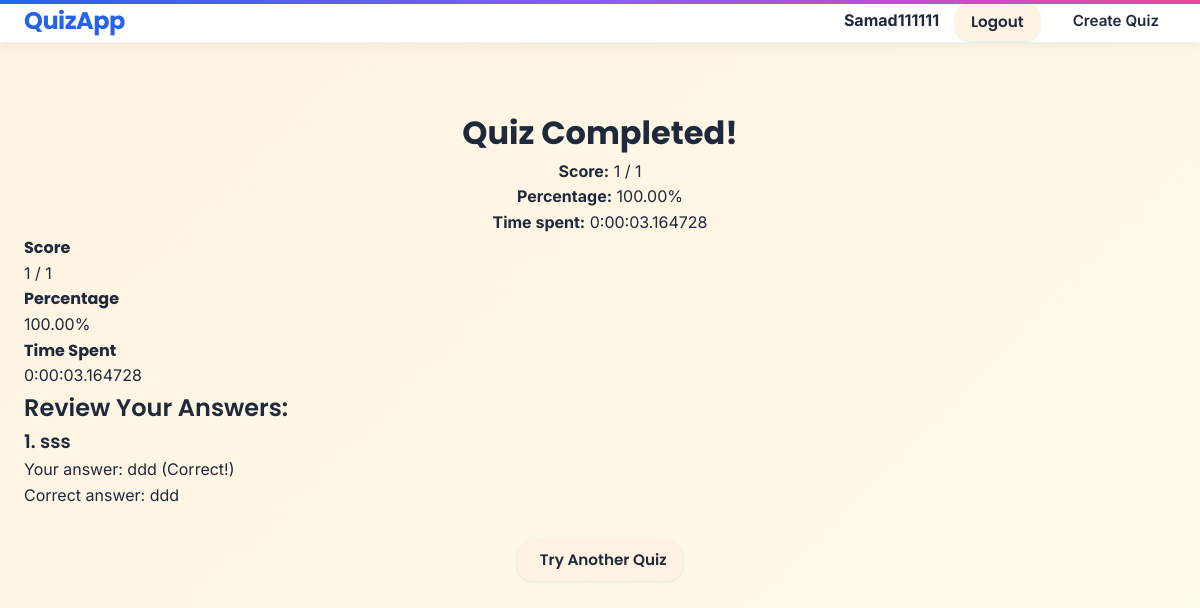
/results/3/ (signed in), run on an earlier commit of the app's database.
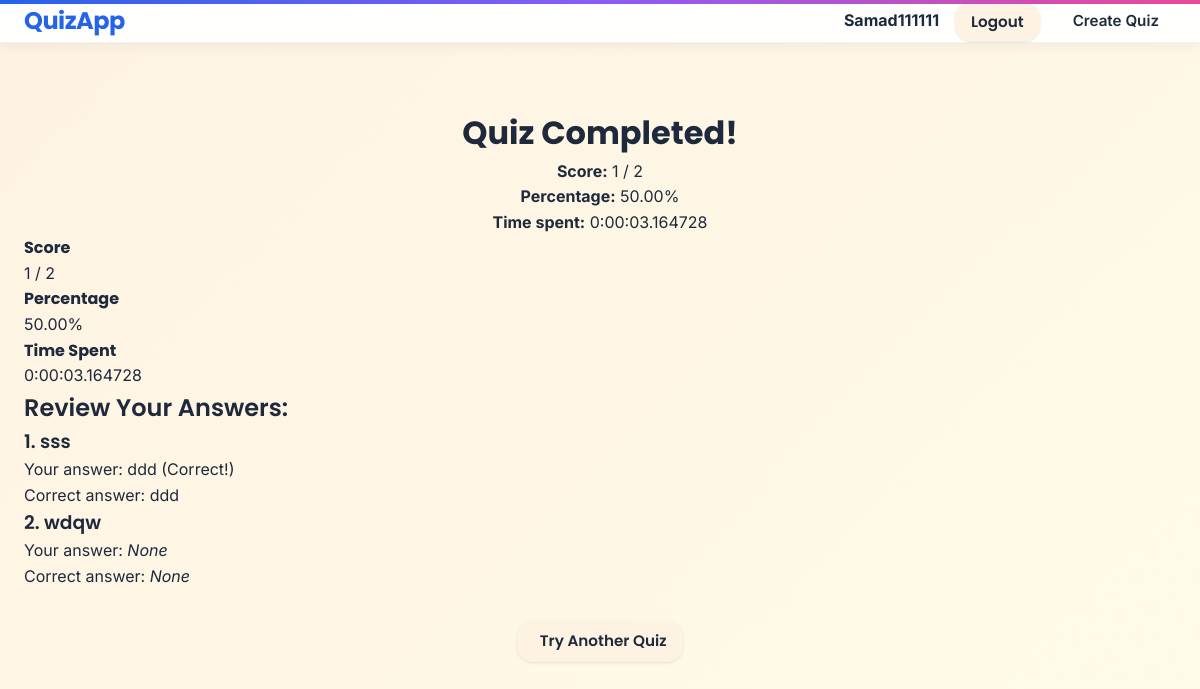
And on a later commit of the database.
### app/models.py (models this page shows, shortened)
class Question(models.Model):
    quiz = models.ForeignKey(Quizes, on_delete=models.CASCADE, related_name="questions")
    text = models.CharField(max_length=500)  # use CharField for question text
    order = models.IntegerField(default=0)   # fixed: removed extra ".models"

class Option(models.Model):
    question = models.ForeignKey(Question, on_delete=models.CASCADE, related_name="options")
    text = models.CharField(max_length=100)
    is_correct = models.BooleanField(default=False)
    feedback = models.TextField(blank=True, null=True)

### app/views.py (the view)
# urls.py: path("results/<int:pk>/", QuizResultsView.as_view(), name="quiz-results"),
@method_decorator(login_required, name='dispatch')
class QuizResultsView(DetailView):
    model = UserAttempt
    template_name = 'app/quiz_results.html'
    context_object_name = 'attempt'
    def get_queryset(self):
        return UserAttempt.objects.select_related('quiz', 'user').prefetch_related(
            'quiz__questions__options'
        )
    def get_object(self, queryset=None):
        obj = super().get_object(queryset)
        if obj.user != self.request.user:
            raise PermissionDenied
        return obj
    def get_context_data(self, **kwargs):
        context = super().get_context_data(**kwargs)
        attempt = self.object  # use self.object (already fetched)
        quiz = attempt.quiz
        total_questions = quiz.questions.count()
        correct_count = 0
        answer_details = []
        for question in quiz.questions.all():
            selected_id = attempt.answer.get(str(question.id))
            selected_option = None
            if selected_id:
                try:
                    selected_option = next(opt for opt in question.options.all() if opt.id == int(selected_id))
                    if selected_option.is_correct:
                        correct_count += 1
                except StopIteration:
                    selected_option = None
            try:
                correct_option = next(opt for opt in question.options.all() if opt.is_correct)
            except StopIteration:
                correct_option = None
            answer_details.append({
                "question": question,
                "selected": selected_option,
                "correct": correct_option
            })
        context["answer_details"] = answer_details
        context["correct_count"] = correct_count
        context["total_count"] = total_questions
        context["percentage"] = (correct_count / total_questions * 100) if total_questions > 0 else 0
        return context

### app/models.py (called while the page is built)
    def time_spent(self):
        return self.completed_at - self.started_at

### app/templates/app/quiz_results.html (shortened to what this page needs)
{% extends 'base.html' %}
{% block content %}
<div class="results-container">
    <div class="results-header text-center">
        <h1>Quiz Completed!</h1>
        <p><strong>Score:</strong> {{ attempt.score }} / {{ total_count }}</p>
        <p><strong>Percentage:</strong> {{ percentage|floatformat:2 }}%</p>
        <p><strong>Time spent:</strong> {{ attempt.time_spent }}</p>
    </div>
    <div class="results-summary">
        <div class="stat">
            <h4>Score</h4>
            <p>{{ attempt.score }} / {{ total_count }}</p>
        </div>
        <div class="stat">
            <h4>Percentage</h4>
            <p>{{ percentage|floatformat:2 }}%</p>
        </div>
        <div class="stat">
            <h4>Time Spent</h4>
            <p>{{ attempt.time_spent }}</p>
        </div>
    </div>
    <h2>Review Your Answers:</h2>
    {% for item in answer_details %}
        <div class="review-item">
            <h3>{{ forloop.counter }}. {{ item.question.text }}</h3>
            <div class="answer-row">
                <span class="answer-label">Your answer:</span>
                <span class="answer-value">
                    {% if item.selected %}
                        {{ item.selected.text }}
                        {% if item.selected.is_correct %}
                            <span class="answer-correct">(Correct!)</span>
                        {% else %}
                            <span class="answer-wrong">(Incorrect)</span>
                        {% endif %}
                    {% else %}
                        <em>None</em>
                    {% endif %}
                </span>
            </div>
            <div class="answer-row">
                <span class="answer-label">Correct answer:</span>
                <span class="answer-value">
                    {% if item.correct %}
                        {{ item.correct.text }}
                    {% else %}
                        <em>None</em>
                    {% endif %}
                </span>
            </div>
        </div>
    {% endfor %}
    <div class="text-center mt-3">
        <a href="{% url 'quiz-list' %}" class="btn btn-secondary">
            Try Another Quiz
        </a>
    </div>
</div>
{% endblock %}

What changed in the data, as far as the page shows it:
added Question: question.text "wdqw", shows "None"
Also different on the page:
{{ total_count }}: "1" → "2"
{{ percentage|floatformat:2 }}: "100.00" → "50.00"
